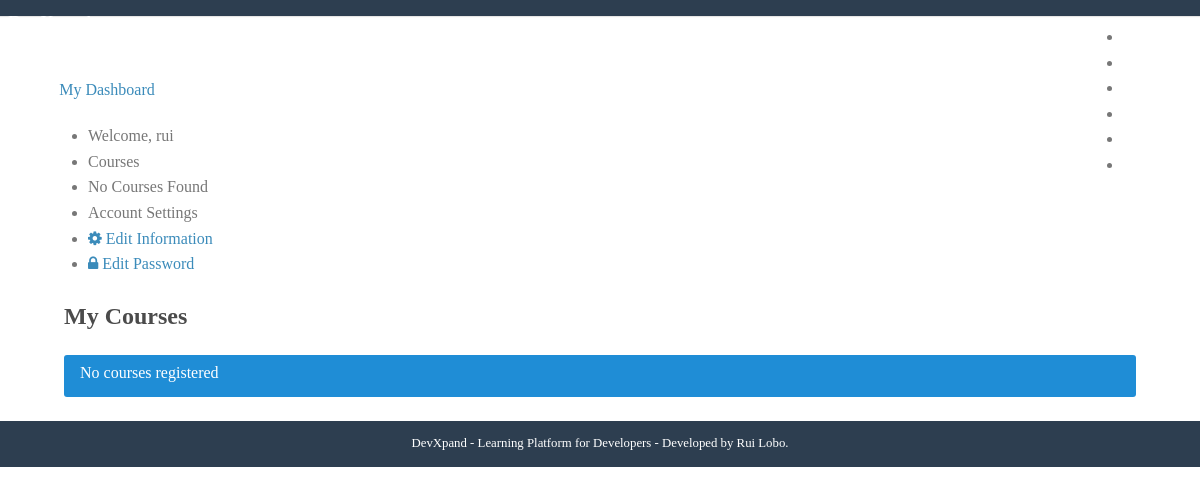
The page /account/ (signed in) on the database as committed earlier.
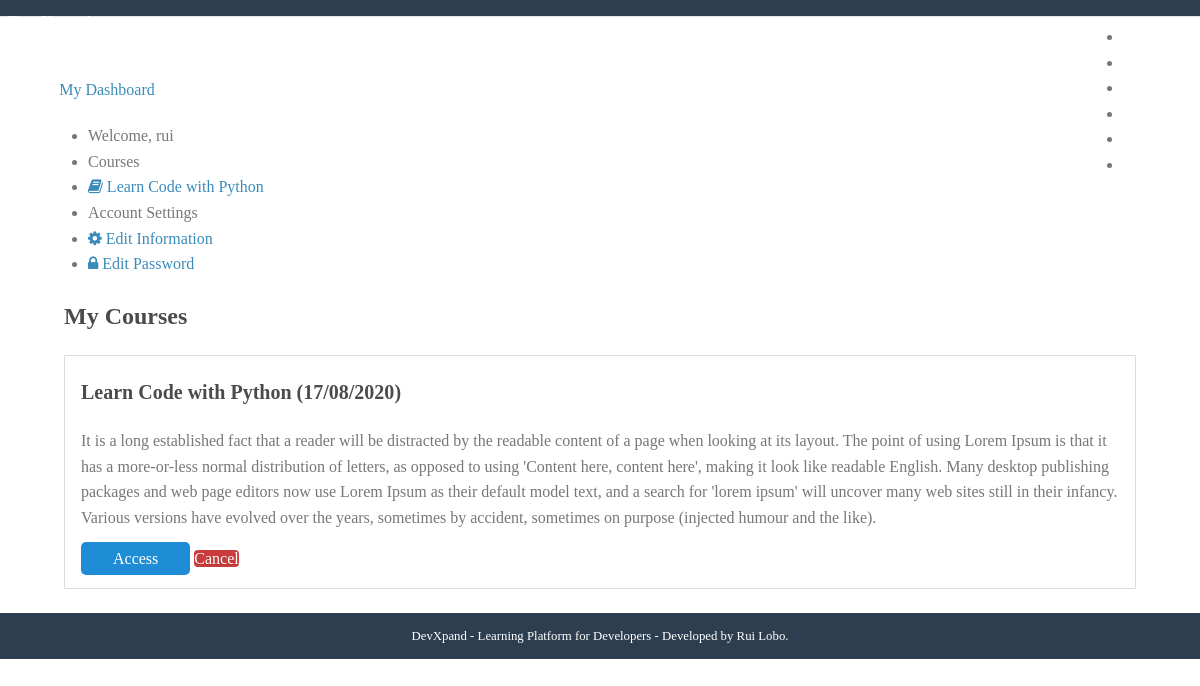
The same page on the database as committed later.
### courses/models.py (models this page shows, shortened)
class Enrollment(models.Model):
    STATUS_CHOICES = (
        (0, 'Pending'),
        (1, 'Approved'),
        (2, 'Canceled'),
    )
    user = models.ForeignKey(
        settings.AUTH_USER_MODEL, verbose_name='User',
        on_delete=models.CASCADE, related_name='enrollments'
    )
    course = models.ForeignKey(
        Course, verbose_name='Course', on_delete=models.CASCADE, related_name='enrollments'
    )
    status = models.IntegerField(
        'Status', choices=STATUS_CHOICES, default=1, blank=True
    )
    created_at = models.DateTimeField('Created at', auto_now_add=True)
    updated_at = models.DateTimeField('Updated at', auto_now=True)
    class Meta:
        verbose_name = 'Subscription'
        verbose_name_plural = 'Subscriptions'
        unique_together = (('user', 'course'),)

class Course(models.Model):
    name = models.CharField('Name', max_length=100)
    slug = models.SlugField('Shortcut')
    description = models.TextField('Description', blank=True)
    about = models.TextField('About', blank=True)
    start_date = models.DateField('Start Date', null=True, blank=True)
    image = models.ImageField(upload_to='courses/images', verbose_name='Image', null=True, blank=True)
    created_at = models.DateTimeField('Created at', auto_now_add=True)
    updated_at = models.DateTimeField('Updated at', auto_now=True)
    objects=CourseManager()
    def __str__(self):
        return self.name
    class Meta:
        verbose_name='Course'
        verbose_name_plural='Courses'
        ordering=['name']

### accounts/views.py (the view)
@login_required
def dashboard(request):
    template_name = 'accounts/dashboard.html'
    context = {}
    return render(request, template_name, context)

### accounts/models.py (called while the page is built)
    def __str__(self):
        return self.name or self.username

### courses/templatetags/courses_tags.py (called while the page is built)
@register.simple_tag
def load_my_courses(user):
    return Enrollment.objects.filter(user=user)

### accounts/templates/accounts/dashboard.html
{% extends "base.html" %}
{% load courses_tags %}
{% block content %}
{% load_my_courses user as enrollments %}
<div class="pure-g-r content-ribbon">
    <div class="pure-u-1">
        <ul class="breadcrumb">
            {% block breadcrumb %}
            <li><a href="{% url 'accounts:dashboard' %}">My Dashboard</a></li>
            {% endblock %}
        </ul>
    </div>
    <div class="pure-u-1-3">
        <div class="pure-menu pure-menu-open">
            <ul>
                <li class="pure-menu-heading">
                    Welcome, {{ user }}
                </li>
                {% block menu_options %}
                <li class="pure-menu-heading">Courses</li>
                {% for enrollment in enrollments %}
                <li>
                    <a href="{% url 'courses:announcements' enrollment.course.slug %}">
                    <i class="fa fa-book"></i>
                    {{ enrollment.course }}
                    </a>
                </li>
                {% empty %}
                <li>No Courses Found</li>
                {% endfor %}
                <li class="pure-menu-heading">Account Settings</li>
                <li>
                    <a href="{% url 'accounts:edit' %}">
                    <i class="fa fa-cog"></i>
                    Edit Information
                    </a>
                </li>
                <li>
                    <a href="{% url 'accounts:edit_password' %}">
                    <i class="fa fa-lock"></i>
                    Edit Password</a>
                </li>
                {% endblock %}
            </ul>
        </div>
    </div>
    <div class="pure-u-2-3">
        <div class="inner">
            {% block dashboard_content %}
            <h2>My Courses</h2>
            {% for enrollment in enrollments %}
            <div class="well">
                <h3>{{ enrollment.course }}
                ({{ enrollment.course.start_date|date:'d/m/Y'|default:'No Date' }})
                </h3>
                {{ enrollment.course.description|linebreaks }}
                <div class="pure-controls">
                    <a href="{% url 'courses:announcements' enrollment.course.slug %}" class="pure-button pure-button-primary">Access</a>
                    <a href="{% url 'courses:undo_enrollment' enrollment.course.slug %}" class="pure-button button-error">Cancel</a>
                </div>
            </div>
            {% empty %}
            <aside class="pure-u-1">
                <p>No courses registered</p>
            </aside>
            {% endfor %}
            {% endblock %}
        </div>
    </div>
</div>
{% endblock %}

Rows that differ between the two databases and show on the page:
added Enrollment: course "Learn Code with Python", course.start_date "17/08/2020", course.description "It is a long established fact that a reader will be distracted by the readable content of a page when looking at its layout. The point of using Lorem Ipsum is that it has a more-or-less normal distribution of letters, as opposed to using 'Content here, content here', making it look like readable English. Many desktop publishing packages and web page editors now use Lorem Ipsum as their default model text, and a search for 'lorem ipsum' will uncover many web sites still in their infancy. Various versions have evolved over the years, sometimes by accident, sometimes on purpose (injected humour and the like)."
Other text that changed with them:
text no longer shown: "No Courses Found No courses registered"
